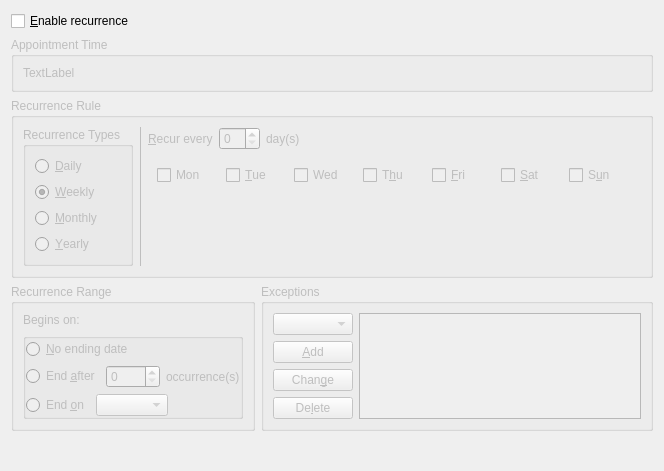
<?xml version="1.0" encoding="UTF-8"?>
<ui version="4.0">
 <class>IncidenceRecurrenceEditor</class>
 <widget class="QWidget" name="IncidenceRecurrenceEditor">
  <property name="geometry">
   <rect>
    <x>0</x>
    <y>0</y>
    <width>664</width>
    <height>471</height>
   </rect>
  </property>
  <property name="sizePolicy">
   <sizepolicy hsizetype="Preferred" vsizetype="Fixed">
    <horstretch>0</horstretch>
    <verstretch>0</verstretch>
   </sizepolicy>
  </property>
  <layout class="QGridLayout" name="gridLayout_12">
   <item row="0" column="0">
    <widget class="QCheckBox" name="mEnabledCheck">
     <property name="whatsThis">
      <string extracomment="@info:whatsthis">Enables recurrence for this event or to-do according to the specified rules.</string>
     </property>
     <property name="text">
      <string extracomment="@option:check">&amp;Enable recurrence</string>
     </property>
    </widget>
   </item>
   <item row="1" column="0" colspan="2">
    <widget class="QGroupBox" name="mTimeGroupBox">
     <property name="enabled">
      <bool>false</bool>
     </property>
     <property name="sizePolicy">
      <sizepolicy hsizetype="Preferred" vsizetype="Fixed">
       <horstretch>0</horstretch>
       <verstretch>0</verstretch>
      </sizepolicy>
     </property>
     <property name="whatsThis">
      <string extracomment="@info:whatsthis">Displays appointment time information.</string>
     </property>
     <property name="title">
      <string extracomment="@title:group">Appointment Time</string>
     </property>
     <layout class="QGridLayout" name="gridLayout">
      <item row="0" column="0">
       <widget class="QLabel" name="mDateTimeLabel">
        <property name="sizePolicy">
         <sizepolicy hsizetype="Preferred" vsizetype="Fixed">
          <horstretch>0</horstretch>
          <verstretch>0</verstretch>
         </sizepolicy>
        </property>
        <property name="text">
         <string>TextLabel</string>
        </property>
       </widget>
      </item>
     </layout>
    </widget>
   </item>
   <item row="2" column="0" colspan="2">
    <widget class="QGroupBox" name="mRuleBox">
     <property name="enabled">
      <bool>false</bool>
     </property>
     <property name="sizePolicy">
      <sizepolicy hsizetype="Preferred" vsizetype="Fixed">
       <horstretch>0</horstretch>
       <verstretch>0</verstretch>
      </sizepolicy>
     </property>
     <property name="whatsThis">
      <string extracomment="@info:whatsthis">Options concerning the type of recurrence this event or to-do should have.</string>
     </property>
     <property name="title">
      <string extracomment="@title:group">Recurrence Rule</string>
     </property>
     <layout class="QGridLayout" name="gridLayout_6">
      <item row="0" column="0" rowspan="2">
       <widget class="QGroupBox" name="groupBox_4">
        <property name="sizePolicy">
         <sizepolicy hsizetype="Fixed" vsizetype="Preferred">
          <horstretch>0</horstretch>
          <verstretch>0</verstretch>
         </sizepolicy>
        </property>
        <property name="whatsThis">
         <string/>
        </property>
        <property name="title">
         <string extracomment="@title:group">Recurrence Types</string>
        </property>
        <property name="flat">
         <bool>true</bool>
        </property>
        <layout class="QGridLayout" name="gridLayout_3">
         <item row="0" column="0">
          <widget class="QRadioButton" name="mDailyButton">
           <property name="whatsThis">
            <string extracomment="@info:whatsthis">Sets the event or to-do to recur daily according to the specified rules.</string>
           </property>
           <property name="text">
            <string extracomment="@option:radio recur daily">&amp;Daily</string>
           </property>
           <property name="checked">
            <bool>false</bool>
           </property>
          </widget>
         </item>
         <item row="1" column="0">
          <widget class="QRadioButton" name="mWeeklyButton">
           <property name="whatsThis">
            <string extracomment="@info:whatsthis">Sets the event or to-do to recur weekly according to the specified rules.</string>
           </property>
           <property name="text">
            <string extracomment="@option:radio recur weekly">&amp;Weekly</string>
           </property>
           <property name="checked">
            <bool>true</bool>
           </property>
          </widget>
         </item>
         <item row="2" column="0">
          <widget class="QRadioButton" name="mMonthlyButton">
           <property name="whatsThis">
            <string extracomment="@info:whatsthis">Sets the event or to-do to recur monthly according to the specified rules.</string>
           </property>
           <property name="text">
            <string extracomment="@option:radio recur monthly">&amp;Monthly</string>
           </property>
          </widget>
         </item>
         <item row="3" column="0">
          <widget class="QRadioButton" name="mYearlyButton">
           <property name="whatsThis">
            <string extracomment="@info:whatsthis">Sets the event or to-do to recur yearly according to the specified rules.</string>
           </property>
           <property name="text">
            <string extracomment="@option:radio recur yearly">&amp;Yearly</string>
           </property>
          </widget>
         </item>
        </layout>
       </widget>
      </item>
      <item row="0" column="3">
       <widget class="QLabel" name="label">
        <property name="sizePolicy">
         <sizepolicy hsizetype="Fixed" vsizetype="Preferred">
          <horstretch>0</horstretch>
          <verstretch>0</verstretch>
         </sizepolicy>
        </property>
        <property name="text">
         <string>&amp;Recur every</string>
        </property>
        <property name="buddy">
         <cstring>mFrequencyEdit</cstring>
        </property>
       </widget>
      </item>
      <item row="0" column="4">
       <widget class="QSpinBox" name="mFrequencyEdit">
        <property name="sizePolicy">
         <sizepolicy hsizetype="Fixed" vsizetype="Fixed">
          <horstretch>0</horstretch>
          <verstretch>0</verstretch>
         </sizepolicy>
        </property>
       </widget>
      </item>
      <item row="0" column="5">
       <widget class="QLabel" name="mRecurrenceRuleLabel">
        <property name="text">
         <string>day(s)</string>
        </property>
       </widget>
      </item>
      <item row="0" column="1" rowspan="2">
       <widget class="KSeparator" name="kseparator">
        <property name="orientation">
         <enum>Qt::Vertical</enum>
        </property>
       </widget>
      </item>
      <item row="1" column="3" colspan="3">
       <widget class="QStackedWidget" name="mRuleStack">
        <property name="enabled">
         <bool>false</bool>
        </property>
        <property name="currentIndex">
         <number>1</number>
        </property>
        <widget class="QWidget" name="daily">
         <layout class="QGridLayout" name="gridLayout_4"/>
        </widget>
        <widget class="QWidget" name="weekly">
         <layout class="QGridLayout" name="gridLayout_8">
          <item row="0" column="0">
           <widget class="QCheckBox" name="mDay0Check">
            <property name="text">
             <string>Mon</string>
            </property>
           </widget>
          </item>
          <item row="0" column="1">
           <widget class="QCheckBox" name="mDay1Check">
            <property name="text">
             <string>&amp;Tue</string>
            </property>
           </widget>
          </item>
          <item row="0" column="2">
           <widget class="QCheckBox" name="mDay2Check">
            <property name="text">
             <string>Wed</string>
            </property>
           </widget>
          </item>
          <item row="0" column="3">
           <widget class="QCheckBox" name="mDay3Check">
            <property name="text">
             <string>T&amp;hu</string>
            </property>
           </widget>
          </item>
          <item row="0" column="4">
           <widget class="QCheckBox" name="mDay4Check">
            <property name="text">
             <string>&amp;Fri</string>
            </property>
           </widget>
          </item>
          <item row="0" column="5">
           <widget class="QCheckBox" name="mDay5Check">
            <property name="text">
             <string>&amp;Sat</string>
            </property>
           </widget>
          </item>
          <item row="0" column="6">
           <widget class="QCheckBox" name="mDay6Check">
            <property name="text">
             <string>S&amp;un</string>
            </property>
           </widget>
          </item>
          <item row="1" column="0" colspan="7">
           <spacer name="verticalSpacer_2">
            <property name="orientation">
             <enum>Qt::Vertical</enum>
            </property>
            <property name="sizeHint" stdset="0">
             <size>
              <width>358</width>
              <height>70</height>
             </size>
            </property>
           </spacer>
          </item>
         </layout>
        </widget>
        <widget class="QWidget" name="monthly">
         <layout class="QGridLayout" name="gridLayout_5">
          <property name="margin">
           <number>0</number>
          </property>
          <item row="0" column="0">
           <widget class="QGroupBox" name="groupBox_5">
            <property name="title">
             <string notr="true"/>
            </property>
            <property name="flat">
             <bool>true</bool>
            </property>
            <layout class="QGridLayout" name="gridLayout_2">
             <property name="margin">
              <number>0</number>
             </property>
             <item row="0" column="0">
              <widget class="QRadioButton" name="mMonthlyByDayRadio">
               <property name="sizePolicy">
                <sizepolicy hsizetype="Fixed" vsizetype="Fixed">
                 <horstretch>0</horstretch>
                 <verstretch>0</verstretch>
                </sizepolicy>
               </property>
               <property name="text">
                <string>Recur on the</string>
               </property>
               <attribute name="buttonGroup">
                <string>mMonthlyButtonGroup</string>
               </attribute>
              </widget>
             </item>
             <item row="0" column="2">
              <widget class="QLabel" name="label_3">
               <property name="text">
                <string>day</string>
               </property>
              </widget>
             </item>
             <item row="1" column="0">
              <widget class="QRadioButton" name="mMonthlyByPosRadio">
               <property name="sizePolicy">
                <sizepolicy hsizetype="Fixed" vsizetype="Fixed">
                 <horstretch>0</horstretch>
                 <verstretch>0</verstretch>
                </sizepolicy>
               </property>
               <property name="text">
                <string>Recur on the</string>
               </property>
               <attribute name="buttonGroup">
                <string>mMonthlyButtonGroup</string>
               </attribute>
              </widget>
             </item>
             <item row="1" column="1">
              <widget class="KComboBox" name="mMonthlyByPosCountCombo">
               <item>
                <property name="text">
                 <string>1st</string>
                </property>
               </item>
               <item>
                <property name="text">
                 <string>2nd</string>
                </property>
               </item>
               <item>
                <property name="text">
                 <string>3rd</string>
                </property>
               </item>
               <item>
                <property name="text">
                 <string>4th</string>
                </property>
               </item>
               <item>
                <property name="text">
                 <string>5th</string>
                </property>
               </item>
               <item>
                <property name="text">
                 <string>Last</string>
                </property>
               </item>
               <item>
                <property name="text">
                 <string>2nd Last</string>
                </property>
               </item>
               <item>
                <property name="text">
                 <string>3rd Last</string>
                </property>
               </item>
               <item>
                <property name="text">
                 <string>4th Last</string>
                </property>
               </item>
               <item>
                <property name="text">
                 <string>5th Last</string>
                </property>
               </item>
              </widget>
             </item>
             <item row="1" column="2">
              <widget class="KComboBox" name="mMonthlyByPosWeekdayCombo"/>
             </item>
             <item row="0" column="1">
              <widget class="KComboBox" name="mMonthlyByDayCombo">
               <item>
                <property name="text">
                 <string extracomment="@item:inlistbox">1st</string>
                </property>
               </item>
               <item>
                <property name="text">
                 <string extracomment="@item:inlistbox">2nd</string>
                </property>
               </item>
               <item>
                <property name="text">
                 <string extracomment="@item:inlistbox">3rd</string>
                </property>
               </item>
               <item>
                <property name="text">
                 <string extracomment="@item:inlistbox">4th</string>
                </property>
               </item>
               <item>
                <property name="text">
                 <string extracomment="@item:inlistbox">5th</string>
                </property>
               </item>
               <item>
                <property name="text">
                 <string extracomment="@item:inlistbox">6th</string>
                </property>
               </item>
               <item>
                <property name="text">
                 <string extracomment="@item:inlistbox">7th</string>
                </property>
               </item>
               <item>
                <property name="text">
                 <string extracomment="@item:inlistbox">8th</string>
                </property>
               </item>
               <item>
                <property name="text">
                 <string extracomment="@item:inlistbox">9th</string>
                </property>
               </item>
               <item>
                <property name="text">
                 <string extracomment="@item:inlistbox">10th</string>
                </property>
               </item>
               <item>
                <property name="text">
                 <string extracomment="@item:inlistbox">11th</string>
                </property>
               </item>
               <item>
                <property name="text">
                 <string extracomment="@item:inlistbox">12th</string>
                </property>
               </item>
               <item>
                <property name="text">
                 <string extracomment="@item:inlistbox">13th</string>
                </property>
               </item>
               <item>
                <property name="text">
                 <string extracomment="@item:inlistbox">14th</string>
                </property>
               </item>
               <item>
                <property name="text">
                 <string extracomment="@item:inlistbox">15th</string>
                </property>
               </item>
               <item>
                <property name="text">
                 <string extracomment="@item:inlistbox">16th</string>
                </property>
               </item>
               <item>
                <property name="text">
                 <string extracomment="@item:inlistbox">17th</string>
                </property>
               </item>
               <item>
                <property name="text">
                 <string extracomment="@item:inlistbox">18th</string>
                </property>
               </item>
               <item>
                <property name="text">
                 <string extracomment="@item:inlistbox">19th</string>
                </property>
               </item>
               <item>
                <property name="text">
                 <string extracomment="@item:inlistbox">20th</string>
                </property>
               </item>
               <item>
                <property name="text">
                 <string extracomment="@item:inlistbox">21st</string>
                </property>
               </item>
               <item>
                <property name="text">
                 <string extracomment="@item:inlistbox">22nd</string>
                </property>
               </item>
               <item>
                <property name="text">
                 <string extracomment="@item:inlistbox">23rd</string>
                </property>
               </item>
               <item>
                <property name="text">
                 <string extracomment="@item:inlistbox">24th</string>
                </property>
               </item>
               <item>
                <property name="text">
                 <string extracomment="@item:inlistbox">25th</string>
                </property>
               </item>
               <item>
                <property name="text">
                 <string extracomment="@item:inlistbox">26th</string>
                </property>
               </item>
               <item>
                <property name="text">
                 <string extracomment="@item:inlistbox">27th</string>
                </property>
               </item>
               <item>
                <property name="text">
                 <string extracomment="@item:inlistbox">28th</string>
                </property>
               </item>
               <item>
                <property name="text">
                 <string extracomment="@item:inlistbox">29th</string>
                </property>
               </item>
               <item>
                <property name="text">
                 <string extracomment="@item:inlistbox">30th</string>
                </property>
               </item>
               <item>
                <property name="text">
                 <string extracomment="@item:inlistbox">31st</string>
                </property>
               </item>
               <item>
                <property name="text">
                 <string extracomment="@item:inlistbox last day of the month">Last</string>
                </property>
               </item>
               <item>
                <property name="text">
                 <string extracomment="@item:inlistbox">2nd Last</string>
                </property>
               </item>
               <item>
                <property name="text">
                 <string extracomment="@item:inlistbox">3rd Last</string>
                </property>
               </item>
               <item>
                <property name="text">
                 <string extracomment="@item:inlistbox">4th Last</string>
                </property>
               </item>
               <item>
                <property name="text">
                 <string extracomment="@item:inlistbox">5th Last</string>
                </property>
               </item>
               <item>
                <property name="text">
                 <string extracomment="@item:inlistbox">6th Last</string>
                </property>
               </item>
               <item>
                <property name="text">
                 <string extracomment="@item:inlistbox">7th Last</string>
                </property>
               </item>
               <item>
                <property name="text">
                 <string extracomment="@item:inlistbox">8th Last</string>
                </property>
               </item>
               <item>
                <property name="text">
                 <string extracomment="@item:inlistbox">9th Last</string>
                </property>
               </item>
               <item>
                <property name="text">
                 <string extracomment="@item:inlistbox">10th Last</string>
                </property>
               </item>
               <item>
                <property name="text">
                 <string extracomment="@item:inlistbox">11th Last</string>
                </property>
               </item>
               <item>
                <property name="text">
                 <string extracomment="@item:inlistbox">12th Last</string>
                </property>
               </item>
               <item>
                <property name="text">
                 <string extracomment="@item:inlistbox">13th Last</string>
                </property>
               </item>
               <item>
                <property name="text">
                 <string extracomment="@item:inlistbox">14th Last</string>
                </property>
               </item>
               <item>
                <property name="text">
                 <string extracomment="@item:inlistbox">15th Last</string>
                </property>
               </item>
               <item>
                <property name="text">
                 <string extracomment="@item:inlistbox">16th Last</string>
                </property>
               </item>
               <item>
                <property name="text">
                 <string extracomment="@item:inlistbox">17th Last</string>
                </property>
               </item>
               <item>
                <property name="text">
                 <string extracomment="@item:inlistbox">18th Last</string>
                </property>
               </item>
               <item>
                <property name="text">
                 <string extracomment="@item:inlistbox">19th Last</string>
                </property>
               </item>
               <item>
                <property name="text">
                 <string extracomment="@item:inlistbox">20th Last</string>
                </property>
               </item>
               <item>
                <property name="text">
                 <string extracomment="@item:inlistbox">21st Last</string>
                </property>
               </item>
               <item>
                <property name="text">
                 <string extracomment="@item:inlistbox">22nd Last</string>
                </property>
               </item>
               <item>
                <property name="text">
                 <string extracomment="@item:inlistbox">23rd Last</string>
                </property>
               </item>
               <item>
                <property name="text">
                 <string extracomment="@item:inlistbox">24th Last</string>
                </property>
               </item>
               <item>
                <property name="text">
                 <string extracomment="@item:inlistbox">25th Last</string>
                </property>
               </item>
               <item>
                <property name="text">
                 <string extracomment="@item:inlistbox">26th Last</string>
                </property>
               </item>
               <item>
                <property name="text">
                 <string extracomment="@item:inlistbox">27th Last</string>
                </property>
               </item>
               <item>
                <property name="text">
                 <string extracomment="@item:inlistbox">28th Last</string>
                </property>
               </item>
               <item>
                <property name="text">
                 <string extracomment="@item:inlistbox">29th Last</string>
                </property>
               </item>
               <item>
                <property name="text">
                 <string extracomment="@item:inlistbox">30th Last</string>
                </property>
               </item>
               <item>
                <property name="text">
                 <string extracomment="@item:inlistbox">31st Last</string>
                </property>
               </item>
              </widget>
             </item>
            </layout>
           </widget>
          </item>
          <item row="1" column="0">
           <spacer name="verticalSpacer">
            <property name="orientation">
             <enum>Qt::Vertical</enum>
            </property>
            <property name="sizeHint" stdset="0">
             <size>
              <width>173</width>
              <height>18</height>
             </size>
            </property>
           </spacer>
          </item>
         </layout>
        </widget>
        <widget class="QWidget" name="yearly">
         <layout class="QGridLayout" name="gridLayout_7">
          <item row="0" column="0">
           <layout class="QHBoxLayout" name="horizontalLayout_2">
            <item>
             <widget class="QRadioButton" name="mYearlyByMonthRadio">
              <property name="whatsThis">
               <string extracomment="@info:whatsthis">Sets a specific day of the month on which this event or to-do should recur.</string>
              </property>
              <property name="text">
               <string>Recu&amp;r on day</string>
              </property>
              <attribute name="buttonGroup">
               <string>mYearlyButtonGroup</string>
              </attribute>
             </widget>
            </item>
            <item>
             <widget class="QSpinBox" name="mYearlyByMonthSpin">
              <property name="sizePolicy">
               <sizepolicy hsizetype="Fixed" vsizetype="Fixed">
                <horstretch>0</horstretch>
                <verstretch>0</verstretch>
               </sizepolicy>
              </property>
             </widget>
            </item>
            <item>
             <widget class="QLabel" name="label_2">
              <property name="sizePolicy">
               <sizepolicy hsizetype="Fixed" vsizetype="Preferred">
                <horstretch>0</horstretch>
                <verstretch>0</verstretch>
               </sizepolicy>
              </property>
              <property name="text">
               <string>of</string>
              </property>
             </widget>
            </item>
            <item>
             <widget class="KComboBox" name="mYearlyByMonthCombo">
              <property name="sizePolicy">
               <sizepolicy hsizetype="Fixed" vsizetype="Fixed">
                <horstretch>0</horstretch>
                <verstretch>0</verstretch>
               </sizepolicy>
              </property>
             </widget>
            </item>
            <item>
             <spacer name="horizontalSpacer_2">
              <property name="orientation">
               <enum>Qt::Horizontal</enum>
              </property>
              <property name="sizeHint" stdset="0">
               <size>
                <width>40</width>
                <height>20</height>
               </size>
              </property>
             </spacer>
            </item>
           </layout>
          </item>
          <item row="1" column="0">
           <layout class="QHBoxLayout" name="horizontalLayout">
            <item>
             <widget class="QRadioButton" name="mYearlyByPosRadio">
              <property name="sizePolicy">
               <sizepolicy hsizetype="Fixed" vsizetype="Fixed">
                <horstretch>0</horstretch>
                <verstretch>0</verstretch>
               </sizepolicy>
              </property>
              <property name="text">
               <string>On &amp;the</string>
              </property>
              <attribute name="buttonGroup">
               <string>mYearlyButtonGroup</string>
              </attribute>
             </widget>
            </item>
            <item>
             <widget class="KComboBox" name="mYearlyByPosDayCombo">
              <property name="sizePolicy">
               <sizepolicy hsizetype="Fixed" vsizetype="Fixed">
                <horstretch>0</horstretch>
                <verstretch>0</verstretch>
               </sizepolicy>
              </property>
              <property name="whatsThis">
               <string extracomment="@info:whatsthis">The day of the month on which this event or to-do should recur.</string>
              </property>
              <property name="maxVisibleItems">
               <number>7</number>
              </property>
              <item>
               <property name="text">
                <string extracomment="@item:inlistbox">1st</string>
               </property>
              </item>
              <item>
               <property name="text">
                <string extracomment="@item:inlistbox">2nd</string>
               </property>
              </item>
              <item>
               <property name="text">
                <string extracomment="@item:inlistbox">3rd</string>
               </property>
              </item>
              <item>
               <property name="text">
                <string extracomment="@item:inlistbox">4th</string>
               </property>
              </item>
              <item>
               <property name="text">
                <string extracomment="@item:inlistbox">5th</string>
               </property>
              </item>
              <item>
               <property name="text">
                <string extracomment="@item:inlistbox">Last</string>
               </property>
              </item>
              <item>
               <property name="text">
                <string extracomment="@item:inlistbox">2nd Last</string>
               </property>
              </item>
              <item>
               <property name="text">
                <string extracomment="@item:inlistbox">3rd Last</string>
               </property>
              </item>
              <item>
               <property name="text">
                <string extracomment="@item:inlistbox">4th Last</string>
               </property>
              </item>
              <item>
               <property name="text">
                <string extracomment="@item:inlistbox">5th Last</string>
               </property>
              </item>
             </widget>
            </item>
            <item>
             <widget class="KComboBox" name="mYearlyByPosWeekdayCombo">
              <property name="sizePolicy">
               <sizepolicy hsizetype="Fixed" vsizetype="Fixed">
                <horstretch>0</horstretch>
                <verstretch>0</verstretch>
               </sizepolicy>
              </property>
             </widget>
            </item>
            <item>
             <widget class="QLabel" name="label_7">
              <property name="sizePolicy">
               <sizepolicy hsizetype="Fixed" vsizetype="Preferred">
                <horstretch>0</horstretch>
                <verstretch>0</verstretch>
               </sizepolicy>
              </property>
              <property name="text">
               <string extracomment="@label part between WEEKDAY and MONTH in 'Recur on NNN. WEEKDAY of MONTH'">o&amp;f</string>
              </property>
              <property name="buddy">
               <cstring>mYearlyByPosMonthCombo</cstring>
              </property>
             </widget>
            </item>
            <item>
             <widget class="KComboBox" name="mYearlyByPosMonthCombo">
              <property name="sizePolicy">
               <sizepolicy hsizetype="Fixed" vsizetype="Fixed">
                <horstretch>0</horstretch>
                <verstretch>0</verstretch>
               </sizepolicy>
              </property>
             </widget>
            </item>
            <item>
             <spacer name="horizontalSpacer">
              <property name="orientation">
               <enum>Qt::Horizontal</enum>
              </property>
              <property name="sizeType">
               <enum>QSizePolicy::MinimumExpanding</enum>
              </property>
              <property name="sizeHint" stdset="0">
               <size>
                <width>40</width>
                <height>20</height>
               </size>
              </property>
             </spacer>
            </item>
           </layout>
          </item>
          <item row="2" column="0">
           <layout class="QHBoxLayout" name="horizontalLayout_3">
            <item>
             <widget class="QRadioButton" name="mYearlyByDayRadio">
              <property name="sizePolicy">
               <sizepolicy hsizetype="Minimum" vsizetype="Fixed">
                <horstretch>0</horstretch>
                <verstretch>0</verstretch>
               </sizepolicy>
              </property>
              <property name="text">
               <string>Recur on &amp;day #</string>
              </property>
              <attribute name="buttonGroup">
               <string>mYearlyButtonGroup</string>
              </attribute>
             </widget>
            </item>
            <item>
             <widget class="QSpinBox" name="mYearlyByDaySpin">
              <property name="sizePolicy">
               <sizepolicy hsizetype="Fixed" vsizetype="Fixed">
                <horstretch>0</horstretch>
                <verstretch>0</verstretch>
               </sizepolicy>
              </property>
             </widget>
            </item>
            <item>
             <widget class="QLabel" name="label_5">
              <property name="sizePolicy">
               <sizepolicy hsizetype="MinimumExpanding" vsizetype="Preferred">
                <horstretch>0</horstretch>
                <verstretch>0</verstretch>
               </sizepolicy>
              </property>
              <property name="text">
               <string extracomment="@label part after NNN of 'Recur on day #NNN of the year'">of &amp;the year</string>
              </property>
              <property name="buddy">
               <cstring>mYearlyByDaySpin</cstring>
              </property>
             </widget>
            </item>
           </layout>
          </item>
         </layout>
        </widget>
       </widget>
      </item>
     </layout>
    </widget>
   </item>
   <item row="3" column="0">
    <widget class="QGroupBox" name="mRecurrenceRangeGroupBox">
     <property name="enabled">
      <bool>false</bool>
     </property>
     <property name="whatsThis">
      <string extracomment="@info:whatsthis">Sets a range for which these recurrence rules will apply to this event or to-do.</string>
     </property>
     <property name="title">
      <string extracomment="@title:group">Recurrence Range</string>
     </property>
     <layout class="QGridLayout" name="gridLayout_11">
      <item row="0" column="0">
       <widget class="QLabel" name="mStartDateLabel">
        <property name="sizePolicy">
         <sizepolicy hsizetype="Fixed" vsizetype="Preferred">
          <horstretch>0</horstretch>
          <verstretch>0</verstretch>
         </sizepolicy>
        </property>
        <property name="whatsThis">
         <string extracomment="@info:whatsthis">The date on which the recurrences for this event or to-do should begin.</string>
        </property>
        <property name="text">
         <string extracomment="@label">Begins on:</string>
        </property>
       </widget>
      </item>
      <item row="1" column="0" colspan="2">
       <widget class="QGroupBox" name="groupBox_6">
        <property name="title">
         <string/>
        </property>
        <property name="flat">
         <bool>true</bool>
        </property>
        <layout class="QGridLayout" name="gridLayout_10">
         <property name="margin">
          <number>0</number>
         </property>
         <item row="0" column="0" colspan="4">
          <widget class="QRadioButton" name="mNoEndDateButton">
           <property name="whatsThis">
            <string extracomment="@info:whatsthis">Sets the event or to-do to recur forever.</string>
           </property>
           <property name="text">
            <string>&amp;No ending date</string>
           </property>
           <attribute name="buttonGroup">
            <string>mRangeButtonGroup</string>
           </attribute>
          </widget>
         </item>
         <item row="1" column="0" colspan="2">
          <widget class="QRadioButton" name="mEndDurationButton">
           <property name="sizePolicy">
            <sizepolicy hsizetype="Fixed" vsizetype="Fixed">
             <horstretch>0</horstretch>
             <verstretch>0</verstretch>
            </sizepolicy>
           </property>
           <property name="whatsThis">
            <string extracomment="@info:whatsthis">Sets the event or to-do to stop recurring after a certain number of occurrences.</string>
           </property>
           <property name="text">
            <string extracomment="@option:radio">End &amp;after</string>
           </property>
           <attribute name="buttonGroup">
            <string>mRangeButtonGroup</string>
           </attribute>
          </widget>
         </item>
         <item row="1" column="2">
          <widget class="QSpinBox" name="mEndDurationEdit">
           <property name="maximum">
            <number>9999</number>
           </property>
          </widget>
         </item>
         <item row="1" column="3">
          <widget class="QLabel" name="label_6">
           <property name="sizePolicy">
            <sizepolicy hsizetype="MinimumExpanding" vsizetype="Preferred">
             <horstretch>0</horstretch>
             <verstretch>0</verstretch>
            </sizepolicy>
           </property>
           <property name="text">
            <string extracomment="@label">occurrence(s)</string>
           </property>
          </widget>
         </item>
         <item row="2" column="0">
          <widget class="QRadioButton" name="mEndDateButton">
           <property name="whatsThis">
            <string/>
           </property>
           <property name="text">
            <string extracomment="@option:radio">End &amp;on</string>
           </property>
           <attribute name="buttonGroup">
            <string>mRangeButtonGroup</string>
           </attribute>
          </widget>
         </item>
         <item row="2" column="1" colspan="3">
          <widget class="KPIM::KDateEdit" name="mEndDateEdit">
           <property name="sizePolicy">
            <sizepolicy hsizetype="Fixed" vsizetype="Fixed">
             <horstretch>0</horstretch>
             <verstretch>0</verstretch>
            </sizepolicy>
           </property>
           <property name="whatsThis">
            <string extracomment="@info:whatsthis">Date after which the event or to-do should stop recurring</string>
           </property>
          </widget>
         </item>
        </layout>
       </widget>
      </item>
     </layout>
    </widget>
   </item>
   <item row="3" column="1">
    <widget class="QGroupBox" name="mExceptionsGroupBox">
     <property name="enabled">
      <bool>false</bool>
     </property>
     <property name="sizePolicy">
      <sizepolicy hsizetype="Preferred" vsizetype="Fixed">
       <horstretch>0</horstretch>
       <verstretch>0</verstretch>
      </sizepolicy>
     </property>
     <property name="title">
      <string>Exceptions</string>
     </property>
     <layout class="QGridLayout" name="gridLayout_9">
      <item row="0" column="0">
       <widget class="KPIM::KDateEdit" name="kpim::kdateedit"/>
      </item>
      <item row="0" column="1" rowspan="4">
       <widget class="QListWidget" name="mExceptionList">
        <property name="sizePolicy">
         <sizepolicy hsizetype="MinimumExpanding" vsizetype="Expanding">
          <horstretch>0</horstretch>
          <verstretch>0</verstretch>
         </sizepolicy>
        </property>
       </widget>
      </item>
      <item row="1" column="0">
       <widget class="QPushButton" name="pushButton">
        <property name="text">
         <string>&amp;Add</string>
        </property>
       </widget>
      </item>
      <item row="2" column="0">
       <widget class="QPushButton" name="pushButton_2">
        <property name="text">
         <string>Chan&amp;ge</string>
        </property>
       </widget>
      </item>
      <item row="3" column="0">
       <widget class="QPushButton" name="pushButton_3">
        <property name="text">
         <string>De&amp;lete</string>
        </property>
       </widget>
      </item>
     </layout>
    </widget>
   </item>
   <item row="4" column="0">
    <spacer name="verticalSpacer_3">
     <property name="orientation">
      <enum>Qt::Vertical</enum>
     </property>
     <property name="sizeHint" stdset="0">
      <size>
       <width>20</width>
       <height>40</height>
      </size>
     </property>
    </spacer>
   </item>
  </layout>
 </widget>
 <customwidgets>
  <customwidget>
   <class>KPIM::KDateEdit</class>
   <extends>QComboBox</extends>
   <header>libkdepim/kdateedit.h</header>
  </customwidget>
  <customwidget>
   <class>KComboBox</class>
   <extends>QComboBox</extends>
   <header>kcombobox.h</header>
  </customwidget>
  <customwidget>
   <class>KSeparator</class>
   <extends>QFrame</extends>
   <header>kseparator.h</header>
  </customwidget>
 </customwidgets>
 <resources/>
 <connections>
  <connection>
   <sender>mEnabledCheck</sender>
   <signal>toggled(bool)</signal>
   <receiver>mTimeGroupBox</receiver>
   <slot>setEnabled(bool)</slot>
   <hints>
    <hint type="sourcelabel">
     <x>155</x>
     <y>16</y>
    </hint>
    <hint type="destinationlabel">
     <x>366</x>
     <y>44</y>
    </hint>
   </hints>
  </connection>
  <connection>
   <sender>mEnabledCheck</sender>
   <signal>toggled(bool)</signal>
   <receiver>mRuleBox</receiver>
   <slot>setEnabled(bool)</slot>
   <hints>
    <hint type="sourcelabel">
     <x>65</x>
     <y>5</y>
    </hint>
    <hint type="destinationlabel">
     <x>267</x>
     <y>101</y>
    </hint>
   </hints>
  </connection>
  <connection>
   <sender>mEnabledCheck</sender>
   <signal>toggled(bool)</signal>
   <receiver>mRecurrenceRangeGroupBox</receiver>
   <slot>setEnabled(bool)</slot>
   <hints>
    <hint type="sourcelabel">
     <x>82</x>
     <y>14</y>
    </hint>
    <hint type="destinationlabel">
     <x>144</x>
     <y>275</y>
    </hint>
   </hints>
  </connection>
  <connection>
   <sender>mEnabledCheck</sender>
   <signal>toggled(bool)</signal>
   <receiver>mExceptionsGroupBox</receiver>
   <slot>setEnabled(bool)</slot>
   <hints>
    <hint type="sourcelabel">
     <x>169</x>
     <y>13</y>
    </hint>
    <hint type="destinationlabel">
     <x>464</x>
     <y>274</y>
    </hint>
   </hints>
  </connection>
  <connection>
   <sender>mEnabledCheck</sender>
   <signal>toggled(bool)</signal>
   <receiver>mRuleStack</receiver>
   <slot>setEnabled(bool)</slot>
   <hints>
    <hint type="sourcelabel">
     <x>97</x>
     <y>11</y>
    </hint>
    <hint type="destinationlabel">
     <x>221</x>
     <y>197</y>
    </hint>
   </hints>
  </connection>
 </connections>
 <buttongroups>
  <buttongroup name="mYearlyButtonGroup"/>
  <buttongroup name="mMonthlyButtonGroup"/>
  <buttongroup name="mRangeButtonGroup"/>
 </buttongroups>
</ui>
